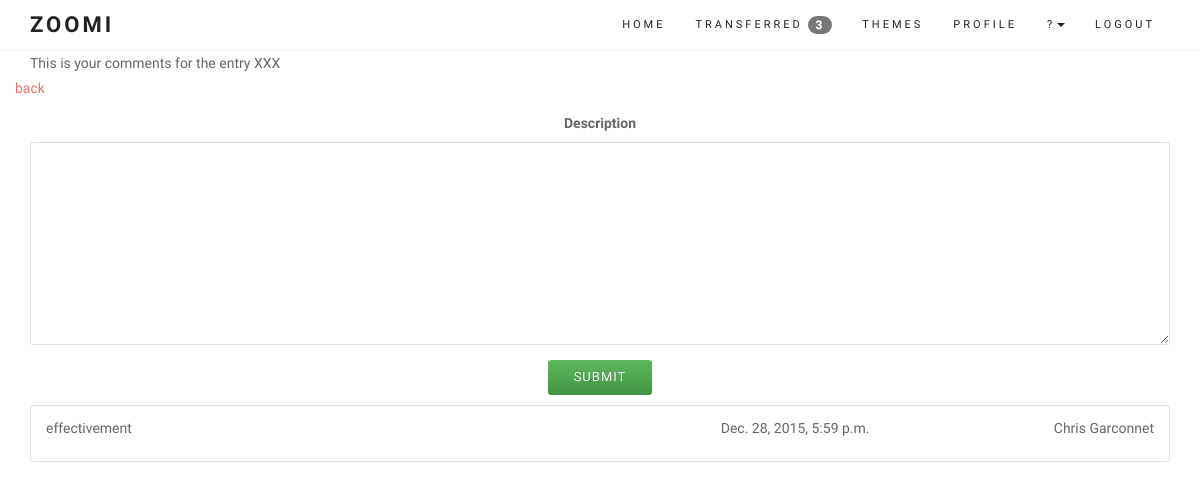
Page /entries/8/comment/ (signed in) on the committed database.
### core/models.py (models this page shows, shortened)
class UserProfile(models.Model):
	user = models.OneToOneField(User, on_delete=models.CASCADE)
	company = models.CharField(max_length=50)
	def get_entry_transfered(self):
		return self.user.entry_set.filter(transfered=True, done=False).count()

class Comment(models.Model):
	user = models.ForeignKey(User)
	entry = models.ForeignKey(Entry)
	description = models.TextField(null=True, blank=True)
	source = models.IntegerField(choices=SOURCE_CHOICES, null=True, blank=True)
	created_at = models.DateTimeField(auto_now_add=True)

### core/views.py (the view, shortened to what this page needs)
# urls.py: url(r'^entries/(?P<pk>\d+)/comment/$', login_required(coreviews.CommentListAppendView.as_view()), name='commentlist'),
class CommentListAppendView(ListCommentView):
	model = coremodels.Comment
	template_name = 'comment/list.html'
	context_object_name = 'comment'
	def get_context_data(self, **kwargs):
		context = super(CommentListAppendView, self).get_context_data(**kwargs)
		entry = coremodels.Entry.objects.filter(Q(user=self.request.user) | Q(assignees=self.request.user), id=self.kwargs['pk'])
		print(entry.count())
		context['nb_entry'] = entry.count()
		return context
	def get_queryset(self):
		entry = coremodels.Entry.objects.filter(Q(user=self.request.user) | Q(assignees=self.request.user), id=self.kwargs['pk'])
		self.nb_entry = '666'
		if entry:
			entry = entry[0]
		return coremodels.Comment.objects.filter(entry=entry).order_by('-created_at')

### core/models.py
class CommentCreateForm(ModelForm):
	class Meta:
		model = Comment
		fields = ['description'] # the form on the homepage
	def __init__(self, *args, **kwargs): # current_business, as parameter (cf Creeam)
		super(CommentCreateForm, self).__init__(*args, **kwargs)
		self.fields['description'].widget.attrs['autofocus'] = "on"

### core/models.py (called while the page is built)
	def get(self, request, *args, **kwargs):
		self.object_list = self.get_queryset()
		allow_empty = self.get_allow_empty()
		if not allow_empty and len(self.object_list) == 0:
			raise Http404(_(u"Empty list and '%(class_name)s.allow_empty' is False.")
							% {'class_name': self.__class__.__name__})
		self.object = None
		form_class = self.get_form_class()
		form = self.get_form(form_class)
		context = self.get_context_data(object_list=self.object_list, form=form)
		return self.render_to_response(context)

### templates/comment/list.html (shortened to what this page needs)
{% extends "base/theme.html" %}
{% load sitegate %}
{% load staticfiles %}
{% block page_sub_title %}
This is your comments for the entry XXX
{% endblock %}
{% block content %}
<link rel="stylesheet" href="{% static "css/zoomi.css" %}">
<section id="services">
	<div class="container">
{% if nb_entry %}
		<div class="row ">
			<a href="/">back</a>
				{% include 'comment/create.html' %}
		</div>
{% else %}
This entry do not exist or is no longer assigned to you
{% endif %}
		<div class="row ">
			<div class="col-lg-12 text-center">
						<ul id="comment_list">
						   	{% for objects in object_list %}
{% block detail %}
									{% include 'comment/details.html' %}
{% endblock %}
							{% endfor %}
						</ul>
			</div>
		</div>
	</div>
</section>
{% endblock %}

### templates/base/theme.html (shortened to what this page needs)
{% load staticfiles %}
{% load widget_tweaks %}
<!DOCTYPE html>
<html lang="en">
<head>
{% block css_js %}
		<link rel="stylesheet" href="https://maxcdn.bootstrapcdn.com/bootstrap/3.3.6/css/bootstrap.min.css">
		<link rel="stylesheet" href="https://maxcdn.bootstrapcdn.com/bootstrap/3.3.6/css/bootstrap-theme.min.css">
	<link href="{% static "css/font-awesome.min.css" %}" rel="stylesheet" media="screen">
	<link href="{% static "css/simple-line-icons.css" %}" rel="stylesheet" media="screen">
	<link href="{% static "css/animate.css" %}" rel="stylesheet">
	<link href="{% static "css/style.css" %}" rel="stylesheet" media="screen">
	<link rel="stylesheet" href="https://code.jquery.com/mobile/1.4.5/jquery.mobile-1.4.5.min.css" />
{% endblock %}
</head>
<body>
{% block navigation %}
	<header class="header">
		<nav class="navbar navbar-custom" role="navigation">
			<div class="container">
				<div class="navbar-header">
					<a class="navbar-brand" href="/">Zoomi</a>
				</div>
				<div class="collapse navbar-collapse" id="custom-collapse" data-role="navbar">
					<ul class="nav navbar-nav navbar-right">
						<li><a href="/">Home</a></li>
						{% if user.is_authenticated %}
						<li>
						    <a class="page-scroll" href="/transferred">Transferred <span class="badge">{{ user.userprofile.get_entry_transfered }}</span></a>
						</li>
						<li>
						    <a class="page-scroll" href="/themes">Themes</a>
						</li>
						<li>
						    <a class="page-scroll" href="/user/details">Profile</a>
						</li>
						<li class="dropdown">
					          <a href="#" class="dropdown-toggle" data-toggle="dropdown" role="button" aria-haspopup="true" aria-expanded="false">?<span class="caret"></span></a>
					    </li>
						<li>
						    <a class="page-scroll" href="/logout">Logout</a>
						</li>
						{% endif %}
 					</ul>
				</div>
			</div>
		</nav>
	</header>
{% endblock %}
<div class="container">
	<div class="row">
		<div class="col-sm-12">
{% block page_sub_title %}
{% endblock %}
		</div>
	</div>
</div>
{% block content %}{% endblock %}
</body>
</html>

### templates/comment/details.html
<li id="entry_{{ objects.id }}" class="list-group-item {% if objects.section == 1 %}active{% endif %}">
  	<div class="row">
  		<div class="col-xs-6 col-sm-6 col-md-6 text-left">
  			{{ objects.description|linebreaks }}
  		</div>
  		<div class="col-xs-3 col-sm-3 col-md-3 text-right">
  			{{ objects.created_at }}
  		</div>
  		<div class="col-xs-3 col-sm-3 col-md-3 text-right">
  			{{ objects.user.get_full_name }}
  		</div>
	</div>
</li>

### static/css/style.css (style rules this page uses)
body { font: 300 14px/1.8 'Raleway', sans-serif; color: #666; overflow-x: hidden; }
a { color: #E7746F; }
.navbar a, .form-control { -webkit-transition: all 0.4s ease-in-out 0s; -moz-transition: all 0.4s ease-in-out 0s; -ms-transition: all 0.4s ease-in-out 0s; -o-transition: all 0.4s ease-in-out 0s; transition: all 0.4s ease-in-out 0s; }
a, .btn { -webkit-transition: all 0.125s ease-in-out 0s; -moz-transition: all 0.125s ease-in-out 0s; -ms-transition: all 0.125s ease-in-out 0s; -o-transition: all 0.125s ease-in-out 0s; transition: all 0.125s ease-in-out 0s; }
.btn, .form-control, .form-control:hover, .form-control:focus, .navbar-custom .dropdown-menu { -webkit-box-shadow: none; box-shadow: none; }
.btn, .iconbox, .progress, #filter li, .scroll-up a, .form-control, .input-group-addon { -webkit-border-radius: 3px; -moz-border-radius: 3px; -o-border-radius: 3px; border-radius: 3px; }
.form-control { background: #FFF; border: 1px solid #D8E1E4; font-size: 12px; padding: 0 15px; }
textarea.form-control { padding: 15px; max-width: 100%; min-width: 100%; }
.header { border-bottom: 1px solid #f5f5f5; position: relative; width: 100%; z-index: 998; }
.navbar-custom { border: 0; border-radius: 0; margin: 0; text-transform: uppercase; font-family: Raleway, sans-serif; }
.navbar-custom, .navbar-custom .dropdown-menu { background: #fff; padding: 0; }
.navbar-custom .navbar-brand, .navbar-custom .navbar-nav > li > a, .navbar-custom .navbar-nav .dropdown-menu > li > a { font-size: 11px; letter-spacing: 3px; color: #222; }
.navbar-custom .navbar-brand { font-weight: 700; font-size: 22px; font-family: Lobster, cursive; }

### static/css/zoomi.css (style rules this page uses)
html { position: relative; min-height: 100%; }
body { margin-bottom: 130px; }
ul { padding: 0; text-align: left; list-style: none; }

### rows in the picture
Comment: description "effectivement", created_at "Dec. 28, 2015, 5:59 p.m.", user.get_full_name "Chris Garconnet"

### other values in the picture
{{ user.userprofile.get_entry_transfered }} "3"
{{ field.label }} "Description"
